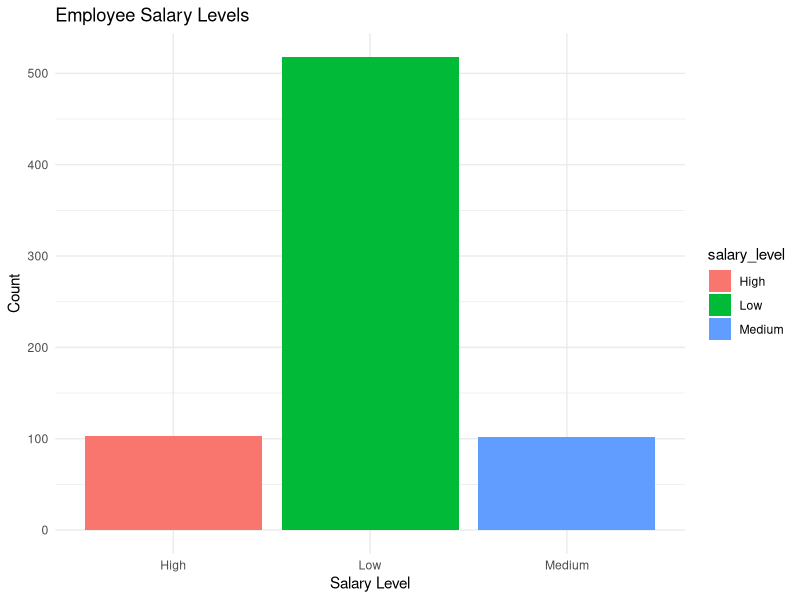
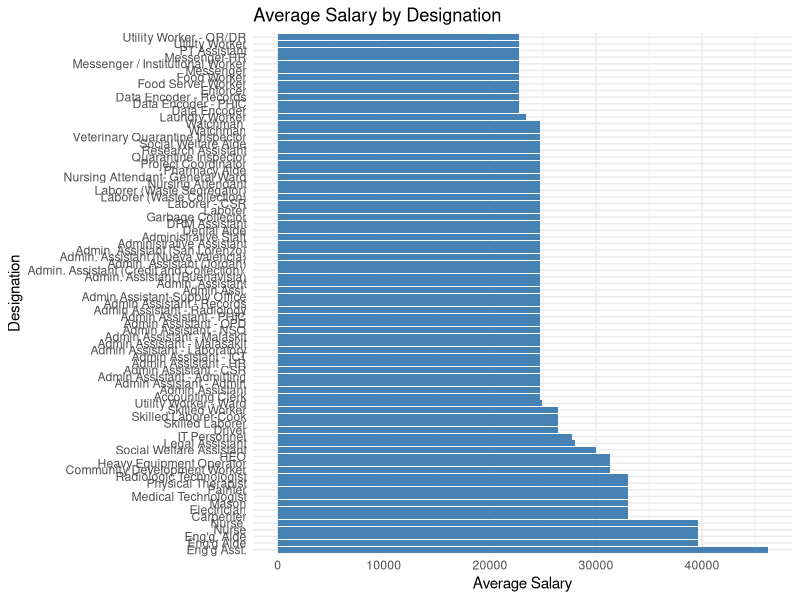

Generate these figures, in order, with R:
library(tidyverse)
library(dplyr)
library(ggplot2)
library(here)

# Welcome messages
print("Hello, Welcome to R World!")
cat("Welcome to PGG Employee Salary Analyzer!\n\n")

# Read CSV
employee_data <- read.csv(here("pgg_joemployees.csv"))

# Inspect data
glimpse(employee_data)
print(class(employee_data$designation))
head(employee_data)

# Rename columns: fix dot notation, lowercase, and trim spaces
employee_data <- employee_data %>%
  rename_with(~ gsub("\\.", "_", .x)) %>%
  rename_with(tolower) %>%
  rename_with(stringr::str_trim)  # ✅ Remove leading/trailing spaces

# Convert total_salary to numeric
employee_data <- employee_data %>%
  mutate(total_salary = as.numeric(gsub(",", "", total_salary)))

# Add salary level
employee_data <- employee_data %>%
  mutate(salary_level = case_when(
    total_salary >= 30000 ~ "High",
    total_salary >= 25000 ~ "Medium",
    TRUE ~ "Low"
  ))

# View preview
head(employee_data[, c("total_salary", "salary_level")])
View(employee_data)

# --- Extended Analysis Below ---

# Total employees by office
offices <- unique(employee_data$office)
cat("\nTotal Employees by Office:\n")
for (office in offices) {
  count <- nrow(filter(employee_data, office == !!office))
  cat(paste(" -", office, ":", count, "employees\n"))
}

# Average salary by designation
avg_salary <- employee_data %>%
  group_by(designation) %>%
  summarise(average_salary = mean(total_salary, na.rm = TRUE))

cat("\nAverage Salary by Designation:\n")
print(avg_salary)

# Distribution by office and gender
gender_dist <- employee_data %>%
  group_by(office, gender) %>%
  summarise(count = n())

cat("\nGender Distribution per Office:\n")
print(gender_dist)
View(gender_dist)

# Total count by gender
gender_totals <- employee_data %>%
  group_by(gender) %>%
  summarise(total = n())

cat("\nTotal Employees by Gender:\n")
print(gender_totals)
View(gender_totals)

# Count of high earners
high_earners <- filter(employee_data, salary_level == "High")
cat("\nNumber of High Earners (≥ 30000):", nrow(high_earners), "\n")

# Plot: Salary Level Distribution
ggplot(employee_data, aes(x = salary_level, fill = salary_level)) +
  geom_bar() +
  labs(title = "Employee Salary Levels", x = "Salary Level", y = "Count") +
  theme_minimal()

# Plot: Average salary by designation
ggplot(avg_salary, aes(x = reorder(designation, -average_salary), y = average_salary)) +
  geom_col(fill = "steelblue") +
  coord_flip() +
  labs(title = "Average Salary by Designation", x = "Designation", y = "Average Salary") +
  theme_minimal()